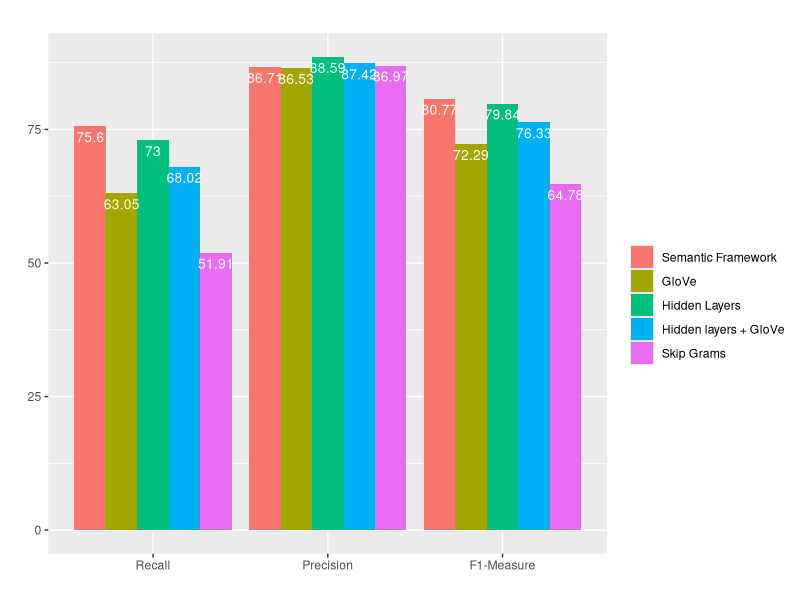

Here is the R script that generated this plot:
library(ggplot2)

# 950 x 255
#Antiga Ordenação
valoresExp1 <- c(87.58, 85.96, 86.70, 92, 87.96, 89.83, 87.41, 89.12, 88.17, 84.29, 87.05, 85.09, 87.52, 92.15, 89.83)
valoresExp2 <- c(99.57, 77.80, 87.35, 93.26, 84.97, 88.68, 94.09, 83.39, 88.31, 93.10, 83.14, 87.61, 96.72, 81.4, 89.06)
valoresExp3 <- c(86.67, 71.85, 78.01, 77.92, 84.23, 80.53, 77.7, 76.74, 76.93, 74.96, 84.52, 78.36, 95.18, 80.89, 88.03)
valoresExp4 <- c(79.47, 80.15, 79.64, 77.12, 76.73, 76.49, 83.33, 75.27, 78.92, 71.53, 72.21, 71.71, 97.66, 99.78, 98.71)

#Nova ordenação
valoresExp1 <- c(87.52, 92.15, 89.83, 92, 87.96, 89.83, 87.58, 85.96, 86.70, 87.41, 89.12, 88.17, 84.29, 87.05, 85.09)
valoresExp2 <- c(96.72, 81.4, 89.06, 93.26, 84.97, 88.68, 99.57, 77.80, 87.35, 94.09, 83.39, 88.31, 93.10, 83.14, 87.61)
valoresExp3 <- c(95.18, 80.89, 88.03, 77.92, 84.23, 80.53, 86.67, 71.85, 78.01, 77.7, 76.74, 76.93, 74.96, 84.52, 78.36)
valoresExp4 <- c(82.79, 96.99, 72.236, 77.12, 76.73, 76.49, 79.47, 80.15, 79.64, 83.33, 75.27, 78.92, 71.53, 72.21, 71.71)
# valoresExp5 <- c(88.36, 94.58, 91.36, 85.31, 95.80, 90.17, 83.71, 94.01, 88.47, 83.98, 95.15, 89.13, 80.25, 95.97, 87.32)
valoresExp5 <- c(75.6,86.71,80.77,63.05,86.53,72.29,73.00,88.59,79.84,68.02,87.42,76.33,51.91,86.97,64.78)

# df1 <- data.frame(supp=rep(c("Hidden Layers", "GloVe", "Hidden layers + GloVe", "Skip Grams", "Semantic Framework"), each=3),
#                   metric=rep(c("Recall", "Precision", "F1-Measure"),5),
#                   len=valoresExp4)

# head(df1)
# df1$metric <- factor(df1$metric, levels = c("Recall", "Precision", "F1-Measure"))

# ggplot(data=df1, aes(x=metric, y=len, fill=supp)) +
#   geom_bar(stat="identity", position=position_dodge()) +
#   geom_text(aes(label=len), vjust=1.6, color="white",
#           position = position_dodge(0.9), size=3.5) +
#   labs(title="", x = "", y = "", color = "Categorias", fill = "")

headers <- c("Semantic Framework", "GloVe", "Hidden Layers", "Hidden layers + GloVe", "Skip Grams")

dfCerto <- data.frame(supp=rep(headers, each=3),
                  metric=rep(c("Recall", "Precision", "F1-Measure"),5),
                  len=valoresExp5)

head(dfCerto)
dfCerto$supp <- factor(dfCerto$supp, levels = headers)
dfCerto$metric <- factor(dfCerto$metric, levels = c("Recall", "Precision", "F1-Measure"))

ggplot(data=dfCerto, aes(x=metric, y=len, fill=supp)) +
  geom_bar(stat="identity", position=position_dodge()) +
  geom_text(aes(label=len), vjust=1.6, color="white",
          position = position_dodge(0.9), size=3.5) +
  labs(title="", x = "", y = "", color = "Categorias", fill = "")

